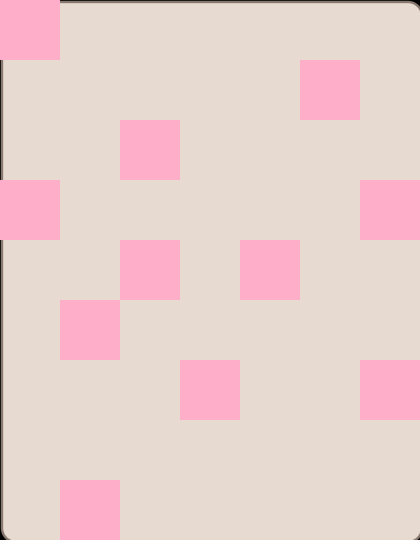

A level layout from a 2D game, rendered from its tile map. Below: a short description, then the map file with tile-grid data replaced by summaries:
An orthogonal 7x9 tile map with 60x60 px tiles, 3 tile layers (background, wall, Items), 3 tilesets and 15 objects (food1, food2, food3, food4, food5, ...).

<map version="1.0" orientation="orthogonal" width="7" height="9" tilewidth="60" tileheight="60">
 <tileset firstgid="1" name="wall" tilewidth="60" tileheight="60">
  <image source="wall.png" width="120" height="120" />
 </tileset>
 <tileset firstgid="5" name="background1" tilewidth="60" tileheight="60">
  <image source="background1.png" width="424" height="544" />
 </tileset>
 <tileset firstgid="68" source="metaset1.tsx" />
 <layer name="background" width="7" height="9">
  <data>[63 cells, 63 non-empty, 63 distinct tile ids]</data>
 </layer>
 <layer name="wall" width="7" height="9">
  <data>[63 cells, 11 non-empty, 3 distinct tile ids]</data>
 </layer>
 <layer name="Items" width="7" height="9">
  <data>[63 cells, 11 non-empty, 1 distinct tile ids]</data>
 </layer>
 <objectgroup name="foods" width="7" height="9">
  <object name="food1" x="3" y="64" width="50" height="50" />
  <object name="food2" x="366" y="4" width="50" height="50" />
  <object name="food3" x="126" y="66" width="50" height="50" />
  <object name="food4" x="245" y="183" width="50" height="50" />
  <object name="food5" x="4" y="486" width="50" height="50" />
  <object name="food6" x="304" y="244" width="50" height="50" />
  <object name="food7" x="65" y="247" width="50" height="50" />
  <object name="food8" x="183" y="484" width="50" height="50" />
 </objectgroup>
 <objectgroup name="obstacle" width="7" height="9">
  <object name="obstaclePoint" x="245" y="63" width="50" height="50" />
 </objectgroup>
 <objectgroup name="object" width="7" height="9">
  <object name="character" x="185" y="304" width="50" height="50" />
 </objectgroup>
 <objectgroup name="endPoint" width="7" height="9">
  <object name="counter" x="364" y="486" width="50" height="50" />
 </objectgroup>
 <objectgroup name="items" width="7" height="9">
  <object name="item1" x="366" y="124" width="50" height="50" />
  <object name="item2" x="123" y="424" width="50" height="50" />
  <object name="item3" x="246" y="424" width="50" height="50" />
  <object name="item4" x="123" y="184" width="50" height="50" />
 </objectgroup>
</map>
